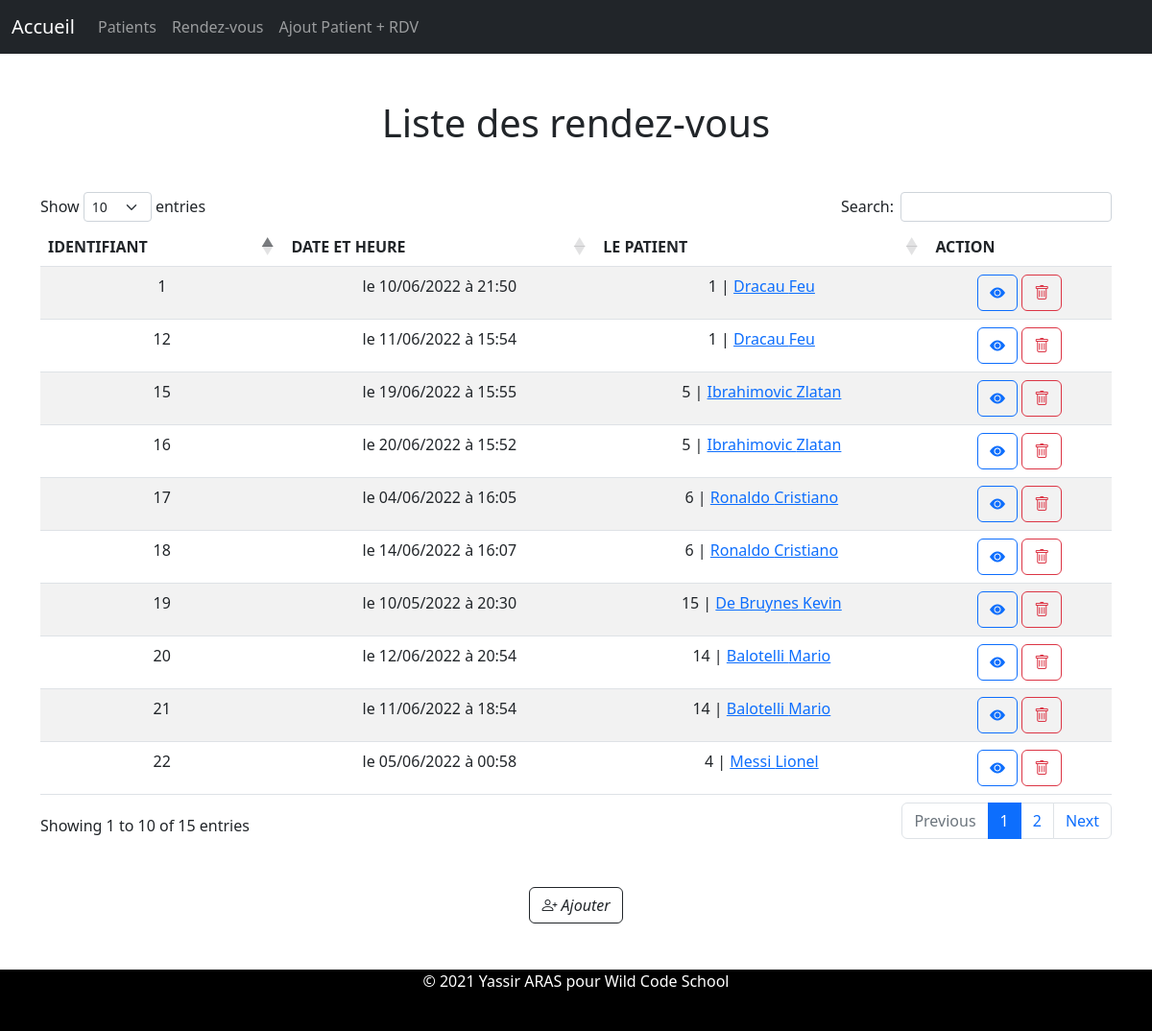
The app's page /?op=readR with its own data.
### tables this page shows
CREATE TABLE `appointments` (
  `id` int(11) NOT NULL,
  `dateHour` datetime NOT NULL,
  `idPatients` int(11) NOT NULL
);

CREATE TABLE `patients` (
  `id` int(11) NOT NULL,
  `lastname` varchar(25) NOT NULL,
  `firstname` varchar(25) NOT NULL,
  `birthdate` date NOT NULL,
  `phone` varchar(25) DEFAULT NULL,
  `mail` varchar(100) NOT NULL
);

### Controller/Controller.php (called while the page is built, shortened)
<?php
class Controller
{
    private $dbAppRepo;
    public function __construct()
    {
        $this->dbPatRepo = new \Model\PatientRepository;
        $this->dbAppRepo = new \Model\AppointmentRepository;
    }
    public function render($layout, $template, $parameters = [])
    {
        extract($parameters);
        require "view/$template";
        $content = ob_get_clean();
        require "view/$layout";
        return ob_end_flush();
    }
    public function index()
    {
        $op = isset($_GET['op']) ? $_GET['op'] : NULL;
        if($op === "readP") {
            $this->readP();
        } elseif($op === "readR"){
            $this->readR();
        } elseif($op === "deleteP"){
            $this->deleteP($_GET['id']);
        } elseif($op === "deleteR"){
            $this->deleteR($_GET['id']);
        } elseif($op === "addP" || $op ==="updateP"){
            $this->saveP($op);
        } elseif($op === "addR" || $op ==="updateR"){
            $this->saveR($op);
        } elseif($op === "selectP") {
            $id = $_GET["id"];
            $this->selectP($id);
        } elseif($op === "selectR") {
            $id = $_GET["id"];
            $this->selectR($id);
        } elseif($op === "addPatApp") {
            $this->savePatApp();
        } else {
            $this->render('layout.php', 'home.php', [
                'title' => 'Bienvenue à l\'hopital'
            ]);
        }
    }
    public function readR()
    {
        $data = $this->dbAppRepo->findAll();
        $this->render('layout.php', 'liste-rendezvous.php', [
            'title' => 'Liste des rendez-vous',
            'data' => $data,
        ]);
    }
}

### index.php (called while the page is built, shortened)
<?php
$controller = new Controller\Controller;
$controller->index();

### model/AppointmentRepository.php (called while the page is built, shortened)
<?php
class AppointmentRepository
{
    private $db;
    public $table = "`appointments`";
    public function getDb()
    {
        if(!$this->db)
        {
            try
            {
                $xml = simplexml_load_file('app/config.xml');
                try
                {
                    $this->db = new \PDO("mysql:host=" . $xml->host . ";dbname=" . $xml->db, $xml->user, $xml->password, [
                        \PDO::ATTR_ERRMODE => \PDO::ERRMODE_EXCEPTION
                    ]);
                }
                catch(\PDOException $e)
                {
                    echo "Message : " . $e->getMessage();
                }
            }
            catch(\Exception $e)
            {
                echo "Message : " . $e->getMessage();
            }
        }
        return $this->db;
    }
    public function findAll()
    {
        $q = $this->getDb()->query("SELECT * FROM " . $this->table);
        $r = $q->fetchAll(\PDO::FETCH_ASSOC);
        return $r;
    }
}

### model/PatientRepository.php (called while the page is built, shortened)
<?php
class PatientRepository
{
    private $db;
    public $table = "`patients`";
    public function getDb()
    {
        if(!$this->db)
        {
            try
            {
                $xml = simplexml_load_file('app/config.xml');
                try
                {
                    $this->db = new \PDO("mysql:host=" . $xml->host . ";dbname=" . $xml->db, $xml->user, $xml->password, [
                        \PDO::ATTR_ERRMODE => \PDO::ERRMODE_EXCEPTION
                    ]);
                }
                catch(\PDOException $e)
                {
                    echo "Message : " . $e->getMessage();
                }
            }
            catch(\Exception $e)
            {
                echo "Message : " . $e->getMessage();
            }
        }
        return $this->db;
    }
    public function findOneById(int $id)
    {
        $q = $this->getDB()->query("SELECT * FROM " . $this->table . " WHERE `id` = $id");
        $r = $q->fetch(\PDO::FETCH_ASSOC);
        return $r;
    }
}

### view/liste-rendezvous.php (the view)
<h1 class="text-center my-5">Liste des rendez-vous</h1>
<div class="container">
    <table class="table table-striped table-hover" id="listeRdv">
        <thead>
            <tr class="text-center">
                <th>IDENTIFIANT</th>
                <th>DATE ET HEURE</th>
                <th>LE PATIENT</th>
                <th>ACTION</th>
            </tr>
        </thead>
        <tbody>
            <?php foreach($data as $tab): ?>
                <tr class="text-center">
                    <td><?= $tab['id'] ?></td>
                    <?php
                        $timestamp = strtotime($tab['dateHour']);
                        $newDate = date("d/m/Y à H:i", $timestamp );
                        $patient = $this->dbPatRepo->findOneById($tab['idPatients']);
                    ?>
                    <td>le <?= $newDate ?></td>
                    <td><?= $patient['id'] ?> | <a href="?op=selectP&id=<?= $patient['id'] ?>"><?= ucwords($patient['lastname']) ?> <?= ucwords($patient['firstname']) ?></a></td>
                    <td>
                        <a href="?op=selectR&id=<?= $tab['id'] ?>" class="btn btn-outline-primary"><i class="bi bi-eye-fill" ></i></a>
                        <a href="?op=deleteR&id=<?= $tab['id'] ?>" class="btn btn-outline-danger"><i class="bi bi-trash" onclick="return(confirm('Etes vous sur de supprimer le rendez-vous <?= $tab['id'] ?>'))"></i></a>
                    </td>
                </tr>
            <?php endforeach; ?>
        </tbody>
    </table>
    <div class="text-center my-5">
        <a href="?op=addR" class="btn btn-outline-dark"><i class="bi bi-person-plus"> Ajouter</i></a>
    </div>
</div>

### view/layout.php (shortened to what this page needs)
<!doctype html>
<html lang="fr">
  <head>
    <link rel="stylesheet" href="https://cdn.jsdelivr.net/npm/bootstrap-icons@1.8.3/font/bootstrap-icons.css">
    <link href="https://cdn.jsdelivr.net/npm/bootstrap@5.2.0-beta1/dist/css/bootstrap.min.css" rel="stylesheet">
    <link rel="stylesheet" type="text/css" href="https://cdn.datatables.net/1.11.3/css/dataTables.bootstrap5.min.css">
    <link rel="stylesheet" href="style.css">
  </head>
  <body>
    <header>
      <nav class="navbar navbar-expand-md navbar-dark bg-dark">
        <div class="container-fluid">
          <a class="navbar-brand" href="/">Accueil</a>
          <div class="collapse navbar-collapse" id="navbarNav">
            <ul class="navbar-nav">
              <li class="nav-item">
                <a class="nav-link" href="?op=readP">Patients</a>
              </li>
              <li class="nav-item">
                <a class="nav-link" href="?op=readR">Rendez-vous</a>
              </li>
              <li class="nav-item">
                <a class="nav-link" href="?op=addPatApp">Ajout Patient + RDV</a>
              </li>
            </ul>
          </div>
        </div>
      </nav>
    </header>
    <main class="mt-3" style="min-height: 83vh;">
      <?= $content ?>
    </main>
    <footer class="bg-black text-white text-center" style="height: 8vh; margin: 0 auto;">
      &copy;  2021 Yassir ARAS pour Wild Code School
    </footer>
  </body>
</html>

### records on screen
appointments: id "1", dateHour "10/06/2022 à 21:50", idPatients "1", idPatients.lastname "Dracau", idPatients.firstname "Feu"
appointments: id "12", dateHour "11/06/2022 à 15:54", idPatients "1", idPatients.lastname "Dracau", idPatients.firstname "Feu"
appointments: id "15", dateHour "19/06/2022 à 15:55", idPatients "5", idPatients.lastname "Ibrahimovic", idPatients.firstname "Zlatan"
appointments: id "16", dateHour "20/06/2022 à 15:52", idPatients "5", idPatients.lastname "Ibrahimovic", idPatients.firstname "Zlatan"
appointments: id "17", dateHour "04/06/2022 à 16:05", idPatients "6", idPatients.lastname "Ronaldo", idPatients.firstname "Cristiano"
appointments: id "18", dateHour "14/06/2022 à 16:07", idPatients "6", idPatients.lastname "Ronaldo", idPatients.firstname "Cristiano"
appointments: id "19", dateHour "10/05/2022 à 20:30", idPatients "15", idPatients.lastname "De Bruynes", idPatients.firstname "Kevin"
appointments: id "20", dateHour "12/06/2022 à 20:54", idPatients "14", idPatients.lastname "Balotelli", idPatients.firstname "Mario"
appointments: id "21", dateHour "11/06/2022 à 18:54", idPatients "14", idPatients.lastname "Balotelli", idPatients.firstname "Mario"
appointments: id "22", dateHour "05/06/2022 à 00:58", idPatients "4", idPatients.lastname "Messi", idPatients.firstname "Lionel"
